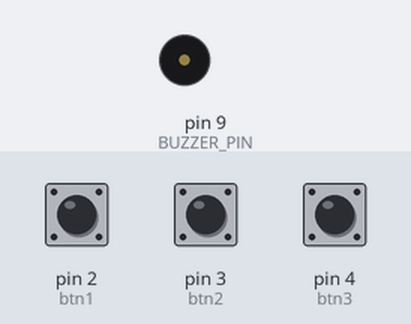
Bench run of a program on a simulated Arduino Nano, built with avr-gcc and run on an emulated ATmega328P. Parts: buzzer (waves = sounding). Inputs (shaded band) come from the test bench; at power-on: pin 3 (btn2) LOW, pin 4 (btn3) LOW, pin 2 (btn1) LOW.

Above: at 1.2 s.
1.3 s: pin 3 (btn2) pulled HIGH for 0.15 s
At 1.7 s:
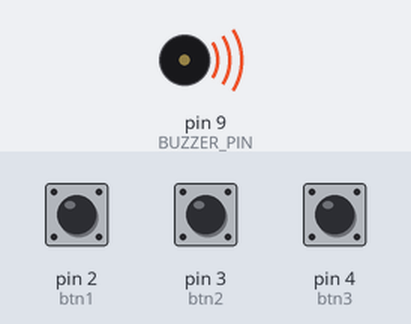
4.4 s: pin 4 (btn3) pulled HIGH for 3.2 s
9.1 s: pin 3 (btn2) pulled HIGH for 1 s
At 10.3 s:
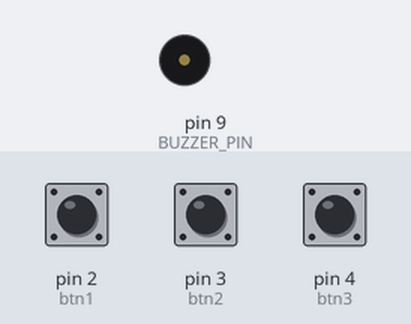
11.6 s: pin 3 (btn2) pulled HIGH for 3.2 s
At 15.38 s:
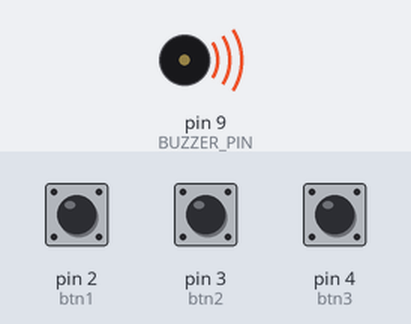
Timing chart, 0 to 18.7 s (numbered marks = the images above; inputs shaded):
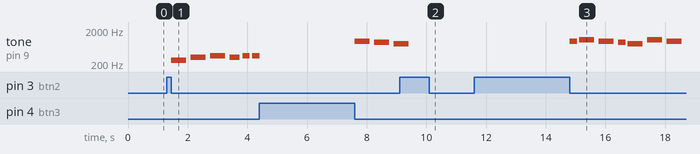

Measured:
- after the input at 1.3 s, tone on pin 9 (BUZZER_PIN): plays 262 Hz for 0.50 s, 311 Hz for 0.50 s, 349 Hz for 0.50 s, 311 Hz for 0.33 s, 349 Hz for 0.25 s, 349 Hz for 0.24 s, starting after 0.16 s
- after the input at 9.1 s, tone on pin 9 (BUZZER_PIN): goes on until 9.4 s, then stays silent
- after the input at 11.6 s, tone on pin 9 (BUZZER_PIN): plays 932 Hz for 0.25 s, 1047 Hz for 0.50 s, 932 Hz for 0.50 s, 880 Hz for 0.25 s, 784 Hz for 0.50 s, 1047 Hz for 0.50 s … (7 notes in this stretch), starting after 3.2 s

The program:

main.cpp
```cpp
#include <Arduino.h>
#include "pitches.h"
#define SONG_COUNT (sizeof(songs)/sizeof(Song))
#define BUZZER_PIN 9
#define POT A7
#define btn1 2
#define btn2 3
#define btn3 4
int stopFlag = 1; // start with stopped
int song = 0;

struct Song {
  const int* melody;
  const int* durations;
  int length;
};

const int melody0[] = {
  NOTE_C4, NOTE_DS4, NOTE_F4, NOTE_DS4, NOTE_F4, NOTE_F4, NOTE_F4, NOTE_AS4, NOTE_GS4, NOTE_G4, NOTE_F4, NOTE_G4,
  NOTE_G4, NOTE_AS4, NOTE_C5, NOTE_F4, NOTE_DS4, NOTE_D4, NOTE_D4, NOTE_C4, NOTE_D4, NOTE_F4, NOTE_DS4, NOTE_DS4,
  NOTE_C4, NOTE_DS4, NOTE_F4, NOTE_DS4, NOTE_F4, NOTE_F4, NOTE_F4, NOTE_AS4, NOTE_GS4, NOTE_G4, NOTE_F4, NOTE_G4,
  NOTE_G4, NOTE_AS4, NOTE_C5, NOTE_F4, NOTE_DS4, NOTE_AS4, NOTE_AS4, NOTE_G4, NOTE_AS4, NOTE_AS4, NOTE_C5

};

const int durations0[] = {
  2,2,2,3,4,4,4,4,4,8,4,2,
  2,2,2,3,4,4,4,4,4,8,4,2,
  2,2,2,3,4,4,4,4,4,8,4,2,
  2,2,2,3,4,4,4,4,4,2,1
};

const int melody1[] = {
  NOTE_AS5, NOTE_C6, NOTE_AS5, NOTE_A5, NOTE_G5, NOTE_C6,
  NOTE_AS5, NOTE_A5, NOTE_G5, NOTE_G5,
  NOTE_F5, NOTE_DS5, NOTE_DS5, NOTE_F5, NOTE_D5,
  NOTE_D5, NOTE_D5, NOTE_D5, NOTE_D5,
  NOTE_C6, NOTE_C6, NOTE_AS5, NOTE_A5, NOTE_A5, NOTE_A5,
  NOTE_AS5, NOTE_AS5, NOTE_AS5, NOTE_C6,
  NOTE_AS5, NOTE_A5, NOTE_G5, NOTE_C6, NOTE_AS5, NOTE_A5, NOTE_G5, NOTE_G5,
  NOTE_F5, NOTE_DS5, NOTE_DS5, NOTE_F5, NOTE_D5, NOTE_D5, NOTE_D5, NOTE_D5, NOTE_D5, NOTE_C6, NOTE_C6,
  NOTE_AS5, NOTE_A5, NOTE_A5, NOTE_A5, NOTE_AS5, NOTE_AS5,
  //NOTE_AS5, NOTE_A5, NOTE_GS5, NOTE_G5,
};

const int durations1[] = {
  4,2,2,4,2,2,
  2,2,2,4,
  2,4,2,4,1,
  4,2,4,2,4,
  1,4,2,4,2,
  4,1,4,2,
  2,4,2,2,2,2,2,4,
  2,4,2,4,1,4,2,4,2,4,1,
  4,2,4,2,4,2,
  //6,6,6,6,6,6,6,6,6,6,6,6,
};

const int melody4[] = {
  NOTE_DS5, NOTE_GS5, NOTE_CS5, NOTE_B4, NOTE_E5, NOTE_DS5,
  NOTE_B4, NOTE_CS5, NOTE_B4, NOTE_CS5, NOTE_B4, NOTE_CS5, NOTE_B4, NOTE_CS5, NOTE_B4, NOTE_CS5, NOTE_DS5,
  NOTE_B4, NOTE_B4, NOTE_B4, NOTE_B4, NOTE_CS5, NOTE_B4, NOTE_CS5, NOTE_DS5, NOTE_E5, NOTE_DS5,
  NOTE_DS5, NOTE_GS5, NOTE_CS5, NOTE_B4, NOTE_E5, NOTE_DS5,
  NOTE_B4, NOTE_CS5, NOTE_B4, NOTE_CS5, NOTE_B4, NOTE_CS5, NOTE_B4, NOTE_CS5, NOTE_B4, NOTE_CS5, NOTE_DS5,
  NOTE_B4, NOTE_B4, NOTE_B4, NOTE_B4, NOTE_CS5, NOTE_B4, NOTE_CS5, NOTE_DS5, NOTE_E5, NOTE_DS5,
  //
  NOTE_DS5, NOTE_DS5, NOTE_DS5, NOTE_DS5, NOTE_CS5, NOTE_DS5, NOTE_AS5, NOTE_DS5, NOTE_CS5, NOTE_DS5,
  NOTE_CS5, NOTE_CS5, NOTE_B4, NOTE_CS5, NOTE_B4, NOTE_CS5, NOTE_DS5, NOTE_CS5, NOTE_B4,
  NOTE_DS5, NOTE_DS5, NOTE_DS5, NOTE_DS5, NOTE_CS5, NOTE_DS5, NOTE_CS5, NOTE_DS5, NOTE_FS5, NOTE_B5,
  NOTE_AS5, NOTE_GS5, NOTE_FS5, NOTE_GS5,
};

const int durations4[] = {
  2,2,1,2,2,1,
  8,8,8,8,8,8,8,8,8,8,4,
  4,8,8,8,4,4,4,4,2,2,
  2,2,1,2,2,1,
  8,8,8,8,8,8,8,8,8,8,4,
  4,8,8,8,4,4,4,4,2,2,
  //
  8,8,4,4,8,4,3,4,8,4,
  8,8,8,8,8,4,4,8,2,
  8,8,4,4,8,4,8,4,4,2,
  4,6,8,2,

};

const int melody2[] = {
  NOTE_E4, NOTE_G4, NOTE_A4, NOTE_A4, REST,
  NOTE_A4, NOTE_B4, NOTE_C5, NOTE_C5, REST,
  NOTE_C5, NOTE_D5, NOTE_B4, NOTE_B4, REST,
  NOTE_A4, NOTE_G4, NOTE_A4, REST,

  NOTE_E4, NOTE_G4, NOTE_A4, NOTE_A4, REST,
  NOTE_A4, NOTE_B4, NOTE_C5, NOTE_C5, REST,
  NOTE_C5, NOTE_D5, NOTE_B4, NOTE_B4, REST,
  NOTE_A4, NOTE_G4, NOTE_A4, REST,

  NOTE_E4, NOTE_G4, NOTE_A4, NOTE_A4, REST,
  NOTE_A4, NOTE_C5, NOTE_D5, NOTE_D5, REST,
  NOTE_D5, NOTE_E5, NOTE_F5, NOTE_F5, REST,
  NOTE_E5, NOTE_D5, NOTE_E5, NOTE_A4, REST,

  NOTE_A4, NOTE_B4, NOTE_C5, NOTE_C5, REST,
  NOTE_D5, NOTE_E5, NOTE_A4, REST,
  NOTE_A4, NOTE_C5, NOTE_B4, NOTE_B4, REST,
  NOTE_C5, NOTE_A4, NOTE_B4, REST,

  NOTE_A4, NOTE_A4,
  //Repeat of first part
  NOTE_A4, NOTE_B4, NOTE_C5, NOTE_C5, REST,
  NOTE_C5, NOTE_D5, NOTE_B4, NOTE_B4, REST,
  NOTE_A4, NOTE_G4, NOTE_A4, REST,

  NOTE_E4, NOTE_G4, NOTE_A4, NOTE_A4, REST,
  NOTE_A4, NOTE_B4, NOTE_C5, NOTE_C5, REST,
  NOTE_C5, NOTE_D5, NOTE_B4, NOTE_B4, REST,
  NOTE_A4, NOTE_G4, NOTE_A4, REST,

  NOTE_E4, NOTE_G4, NOTE_A4, NOTE_A4, REST,
  NOTE_A4, NOTE_C5, NOTE_D5, NOTE_D5, REST,
  NOTE_D5, NOTE_E5, NOTE_F5, NOTE_F5, REST,
  NOTE_E5, NOTE_D5, NOTE_E5, NOTE_A4, REST,

  NOTE_A4, NOTE_B4, NOTE_C5, NOTE_C5, REST,
  NOTE_D5, NOTE_E5, NOTE_A4, REST,
  NOTE_A4, NOTE_C5, NOTE_B4, NOTE_B4, REST,
  NOTE_C5, NOTE_A4, NOTE_B4, REST,
  //End of Repeat

  NOTE_E5, REST, REST, NOTE_F5, REST, REST,
  NOTE_E5, NOTE_E5, REST, NOTE_G5, REST, NOTE_E5, NOTE_D5, REST, REST,
  NOTE_D5, REST, REST, NOTE_C5, REST, REST,
  NOTE_B4, NOTE_C5, REST, NOTE_B4, REST, NOTE_A4,

  NOTE_E5, REST, REST, NOTE_F5, REST, REST,
  NOTE_E5, NOTE_E5, REST, NOTE_G5, REST, NOTE_E5, NOTE_D5, REST, REST,
  NOTE_D5, REST, REST, NOTE_C5, REST, REST,
  NOTE_B4, NOTE_C5, REST, NOTE_B4, REST, NOTE_A4
};

const int durations2[] = {
  8, 8, 4, 8, 8,
  8, 8, 4, 8, 8,
  8, 8, 4, 8, 8,
  8, 8, 4, 8,

  8, 8, 4, 8, 8,
  8, 8, 4, 8, 8,
  8, 8, 4, 8, 8,
  8, 8, 4, 8,

  8, 8, 4, 8, 8,
  8, 8, 4, 8, 8,
  8, 8, 4, 8, 8,
  8, 8, 8, 4, 8,

  8, 8, 4, 8, 8,
  4, 8, 4, 8,
  8, 8, 4, 8, 8,
  8, 8, 4, 4,

  4, 8,
  //Repeat of First Part
  8, 8, 4, 8, 8,
  8, 8, 4, 8, 8,
  8, 8, 4, 8,

  8, 8, 4, 8, 8,
  8, 8, 4, 8, 8,
  8, 8, 4, 8, 8,
  8, 8, 4, 8,

  8, 8, 4, 8, 8,
  8, 8, 4, 8, 8,
  8, 8, 4, 8, 8,
  8, 8, 8, 4, 8,

  8, 8, 4, 8, 8,
  4, 8, 4, 8,
  8, 8, 4, 8, 8,
  8, 8, 4, 4,
  //End of Repeat

  4, 8, 4, 4, 8, 4,
  8, 8, 8, 8, 8, 8, 8, 8, 4,
  4, 8, 4, 4, 8, 4,
  8, 8, 8, 8, 8, 2,

  4, 8, 4, 4, 8, 4,
  8, 8, 8, 8, 8, 8, 8, 8, 4,
  4, 8, 4, 4, 8, 4,
  8, 8, 8, 8, 8, 2
};

const int melody3[] = {
  NOTE_B4, NOTE_E4, NOTE_G4, REST, NOTE_E4, REST,
  NOTE_DS4, NOTE_DS4, NOTE_DS4, NOTE_DS4, REST,

  NOTE_G4, REST,
  NOTE_G4, NOTE_G4, REST,
  NOTE_G4, REST,
  NOTE_G4, NOTE_D4, NOTE_G4, REST, NOTE_G4, REST,

  NOTE_C4, REST, NOTE_D4, REST, NOTE_E4, REST, NOTE_G4, REST,
  NOTE_G4, NOTE_G4, NOTE_G4,
  NOTE_E4, REST, NOTE_E4, REST, NOTE_E4, REST,
  REST
};

const int durations3[] = {
  4, 6, 6, 8, 6, 6,
  4, 6, 4, 3, 4,

  6, 8,
  6, 6, 8,
  6, 8,
  4, 6, 4, 16, 2, 8,

  4, 6, 4, 6, 4, 6, 4, 8,
  6, 6, 6,
  6, 3, 6, 3, 6, 3,
  1
};

const Song songs[] = {
  //Unravel from Tokyo Ghoul
  {melody0, durations0, sizeof(melody0) / sizeof(int)},
  //test
  {melody1, durations1, sizeof(melody1) / sizeof(int)},
  //Pirates of the Caribbean theme
  {melody2, durations2, sizeof(melody2) / sizeof(int)},
  //test
  {melody3, durations3, sizeof(melody3) / sizeof(int)},
  //test
  {melody4, durations4, sizeof(melody4) / sizeof(int)},
};

void waitRelease(int pin){
  while(digitalRead(pin)==HIGH);
  delay(5); // debounce
}

void setup()
{
  pinMode(BUZZER_PIN, OUTPUT);
  pinMode(btn1, INPUT);
  pinMode(btn2, INPUT);
  pinMode(btn3, INPUT);
  pinMode(POT, INPUT);
}

void check(){
  if (digitalRead(btn1)==HIGH && song>0){
    song--;
    waitRelease(btn1);
  }
  if (digitalRead(btn3)==HIGH && song<SONG_COUNT-1){
    song++;
    waitRelease(btn3);
  }
  if (digitalRead(btn2)==HIGH){
    stopFlag = !stopFlag;
    waitRelease(btn2);
  }
}

void loop() {
  check();
  if(stopFlag) return;
  int size = songs[song].length;
  for(int note=0; note<size; note++){
    check();
    if(stopFlag) break; // stop during song
    int duration = 1000 / songs[song].durations[note];
    tone(BUZZER_PIN, songs[song].melody[note], duration);
    delay(duration * 1.3);
    noTone(BUZZER_PIN);
  }
  stopFlag = 1; // stop after song
}
```

pitches.h
```cpp
// (licence header left out)
#ifndef pitches_h
#define pitches_h

#define NOTE_B0  31
#define NOTE_C1  33
#define NOTE_CS1 35
#define NOTE_D1  37
#define NOTE_DS1 39
#define NOTE_E1  41
#define NOTE_F1  44
#define NOTE_FS1 46
#define NOTE_G1  49
#define NOTE_GS1 52
#define NOTE_A1  55
#define NOTE_AS1 58
#define NOTE_B1  62
#define NOTE_C2  65
#define NOTE_CS2 69
#define NOTE_D2  73
#define NOTE_DS2 78
#define NOTE_E2  82
#define NOTE_F2  87
#define NOTE_FS2 93
#define NOTE_G2  98
#define NOTE_GS2 104
#define NOTE_A2  110
#define NOTE_AS2 117
#define NOTE_B2  123
#define NOTE_C3  131
#define NOTE_CS3 139
#define NOTE_DB3 139
#define NOTE_D3  147
#define NOTE_DS3 156
#define NOTE_EB3 156
#define NOTE_E3  165
#define NOTE_F3  175
#define NOTE_FS3 185
#define NOTE_G3  196
#define NOTE_GS3 208
#define NOTE_A3  220
#define NOTE_AS3 233
#define NOTE_B3  247
#define NOTE_C4  262
#define NOTE_CS4 277
#define NOTE_D4  294
#define NOTE_DS4 311
#define NOTE_E4  330
#define NOTE_F4  349
#define NOTE_FS4 370
#define NOTE_G4  392
#define NOTE_GS4 415
#define NOTE_A4  440
#define NOTE_AS4 466
#define NOTE_B4  494
#define NOTE_C5  523
#define NOTE_CS5 554
#define NOTE_D5  587
#define NOTE_DS5 622
#define NOTE_E5  659
#define NOTE_F5  698
#define NOTE_FS5 740
#define NOTE_G5  784
#define NOTE_GS5 831
#define NOTE_A5  880
#define NOTE_AS5 932
#define NOTE_B5  988
#define NOTE_C6  1047
#define NOTE_CS6 1109
#define NOTE_D6  1175
#define NOTE_DS6 1245
#define NOTE_E6  1319
#define NOTE_F6  1397
#define NOTE_FS6 1480
#define NOTE_G6  1568
#define NOTE_GS6 1661
#define NOTE_A6  1760
#define NOTE_AS6 1865
#define NOTE_B6  1976
#define NOTE_C7  2093
#define NOTE_CS7 2217
#define NOTE_D7  2349
#define NOTE_DS7 2489
#define NOTE_E7  2637
#define NOTE_F7  2794
#define NOTE_FS7 2960
#define NOTE_G7  3136
#define NOTE_GS7 3322
#define NOTE_A7  3520
#define NOTE_AS7 3729
#define NOTE_B7  3951
#define NOTE_C8  4186
#define NOTE_CS8 4435
#define NOTE_D8  4699
#define NOTE_DS8 4978
#define REST     0

#endif
```
